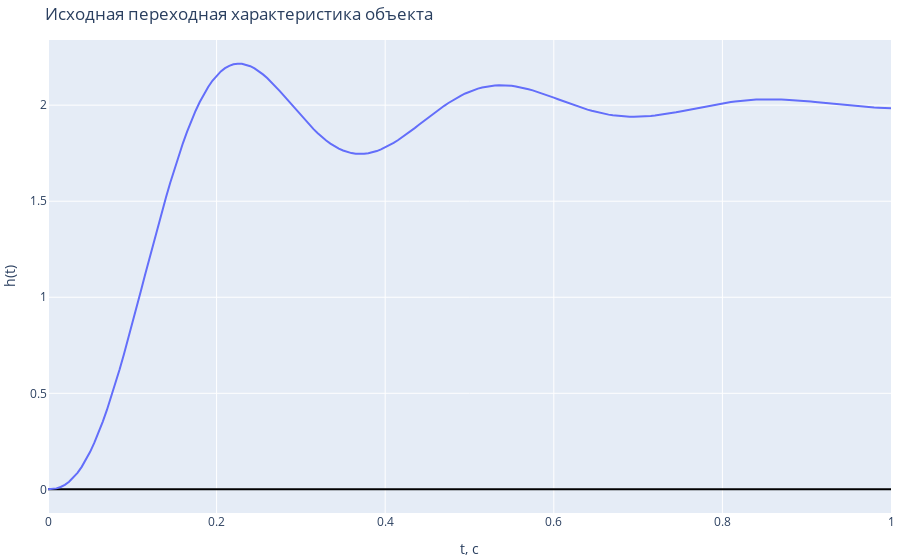

The cell this chart's notebook holds for it:
### Code cell
fig = go.Figure()
fig.update_yaxes(zeroline=True, zerolinewidth=2, zerolinecolor="Black")
fig.add_trace(go.Scatter(x=x, y=y, name="Исходная переходная характеристика объекта"))
fig.update_layout(margin=dict(l=5, r=5, t=40, b=5),
                  title="Исходная переходная характеристика объекта",
                  xaxis_title="t, c",
                  yaxis_title="h(t)")
fig.show()

### Figure 1 — Plotly figure (JSON) as saved in the notebook; plotly's stock layout.template omitted (floating-point values rounded to 4 significant figures; data arrays with more than 128 entries replaced by an {"elided": "..."} marker saying what was removed)
{"data": [{"name": "Исходная переходная характеристика объекта", "type": "scatter", "x": {"elided": "201 float values"}, "y": {"elided": "201 float values"}}], "layout": {"margin": {"b": 5, "l": 5, "r": 5, "t": 40}, "title": {"text": "Исходная переходная характеристика объекта"}, "xaxis": {"title": {"text": "t, c"}}, "yaxis": {"title": {"text": "h(t)"}, "zeroline": true, "zerolinecolor": "Black", "zerolinewidth": 2}}}
